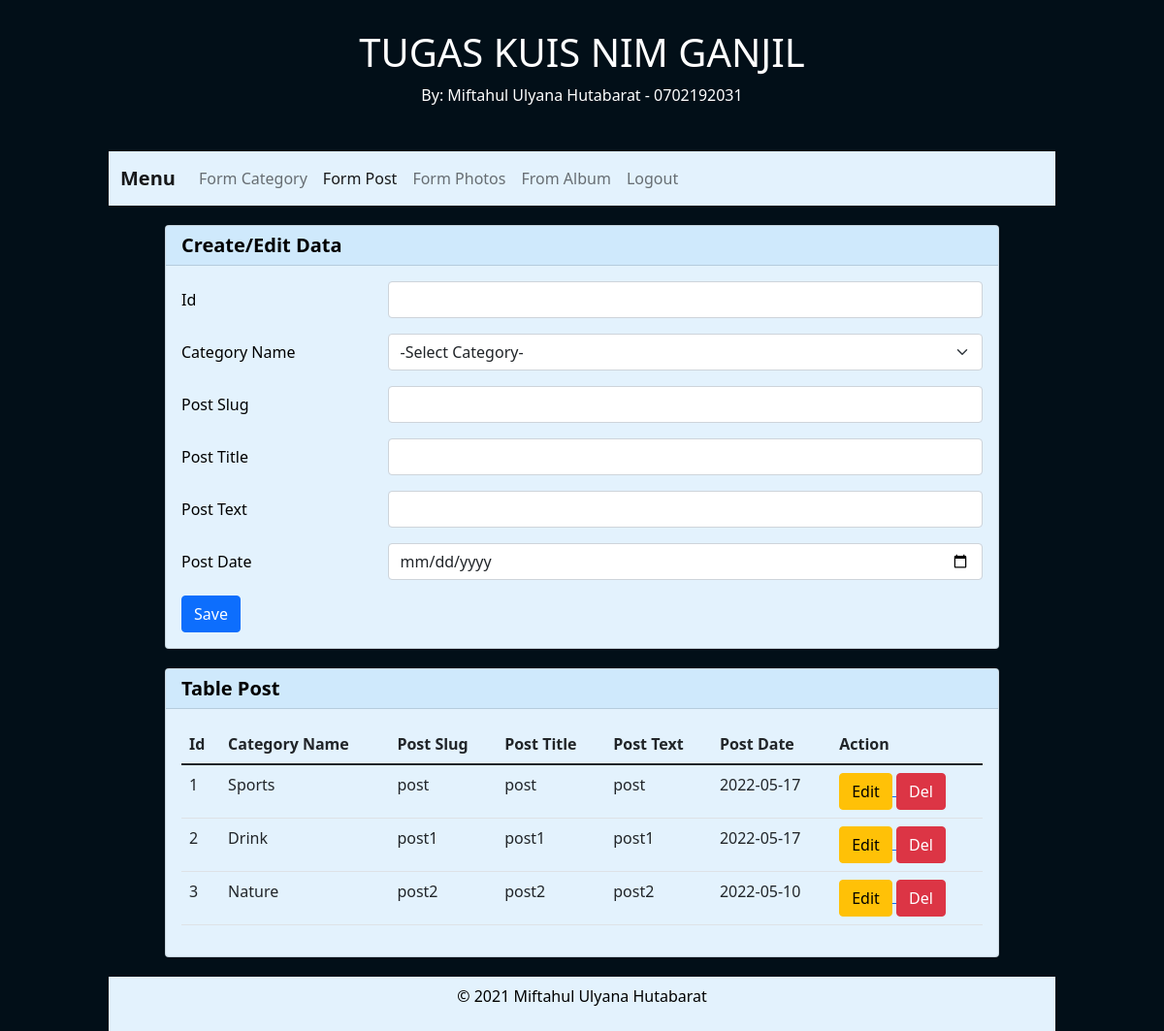
The page /PHP/belajar_crud_oop/form_post.php (signed in) on the database its author committed.
### tables this page shows
CREATE TABLE `tb_post` (
  `post_id` int(11) NOT NULL,
  `post_id_cat` int(11) DEFAULT NULL,
  `post_slug` varchar(25) DEFAULT NULL,
  `post_title` varchar(100) DEFAULT NULL,
  `post_text` text DEFAULT NULL,
  `post_date` date DEFAULT NULL
);

CREATE TABLE `tb_category` (
  `cat_id` int(11) NOT NULL,
  `cat_name` varchar(50) DEFAULT NULL,
  `cat_text` varbinary(100) DEFAULT NULL
);

### PHP/belajar_crud_oop/library.php (called while the page is built, shortened)
<?php
class Database{
    private $host   = "localhost",
            $user   = "root",
            $pass   = "",
            $db     = "db_crud_oop_php";
    public function __construct(){
        try{
            $this->koneksi = new PDO("mysql:host=$this->host; dbname=$this->db", $this->user, $this->pass);
        }catch(PDOException $e){
            echo die($e->getMessage());
        }
    }
}
class Category extends Database{
    public function readData($queryRead){
        try{
            $statement = $this->koneksi->prepare($queryRead);
            $statement->execute();
            $data = $statement->fetchAll();
            return $data;
        } catch (PDOException $e) {
            die($e->getMessage());
        }
    }
}
class Post extends Database{
    public function readData($queryRead){
        try{
            $statement = $this->koneksi->prepare($queryRead);
            $statement->execute();
            $data = $statement->fetchAll();
            return $data;
        } catch (PDOException $e) {
            die($e->getMessage());
        }
    }
}
?>

### PHP/belajar_crud_oop/form_post.php (the view, shortened to what this page needs)
<?php
require("library.php");
$post = new Post();
$category = new Category();
$rows_post = $post->readData("SELECT * FROM tb_post ORDER BY post_id");
$rows_category = $category->readData("SELECT * FROM tb_category ORDER BY cat_id");
$post_id        = "";
$post_slug      = "";
$post_title     = "";
$post_text      = "";
$post_date      = "";
if(isset($_GET["op"])){
	$op = $_GET["op"];
}else{
	$op = "";
}
if($op == "edit"){
    $get_byId_post = $post->readData("SELECT * FROM tb_post WHERE post_id =" . $_GET["id"])[0];
    $post_id        = $get_byId_post["post_id"];
    $post_id_cat    = $get_byId_post["post_id_cat"];
    $post_slug      = $get_byId_post["post_slug"];
    $post_title     = $get_byId_post["post_title"];
    $post_text      = $get_byId_post["post_text"];
    $post_date      = $get_byId_post["post_date"];
    $get_byId_category = $category->readData("SELECT * FROM tb_category WHERE cat_id =" . $post_id_cat)[0];
    $cat_id         = $get_byId_category["cat_id"];
    $cat_name       = $get_byId_category["cat_name"];
}else if($post_id = ""){
    $error	= "data tidak ditemukan";
}
?>
<!DOCTYPE html>
<html lang="en">
<head>
    <link href="https://cdn.jsdelivr.net/npm/bootstrap@5.1.3/dist/css/bootstrap.min.css" rel="stylesheet">
</head>
<body style="background-color:#020f18; color:white;">
    <div class="container" style="max-width:1000px;">
        <header style="color:white; padding:30px; text-align:center;">
            <h1>TUGAS KUIS NIM GANJIL</h1>
            <p>By: Miftahul Ulyana Hutabarat - 0702192031</p>
        </header>
        <nav class=" navbar navbar-expand-lg navbar-light" style="background-color: #e3f2fd;">
            <div class="container-fluid">
                <a class="navbar-brand" href="#" style="font-weight:bold;">Menu</a>
                <div class="collapse navbar-collapse" id="navbarNavAltMarkup">
                    <div class="navbar-nav">
                        <a class="nav-link" href="form_category.php">Form Category</a>
                        <a class="nav-link active" aria-current="page" href="form_post.php">Form Post</a>
                        <a class="nav-link" href="form_photos.php">Form Photos</a>
                        <a class="nav-link" href="form_album.php">From Album</a>
                        <a class="nav-link" href="logout.php">Logout</a>
                    </div>
                </div>
            </div>
        </nav>
        <main style="max-width:900px; margin:0 auto;">
            <div class="card" style="color:black; background-color: #e3f2fd; margin:20px;">
                <h5 class="card-header" style="background-color:#cfe9fc; font-weight:bold;">Create/Edit Data</h5>
                <div class="card-body">
                    <form action="" method="POST">
                        <div class="mb-3 row">
                            <label for="post_id" class="col-sm-3 col-form-label">Id</label>
                            <div class="col-sm-9">
                                <input type="text" class="form-control" id="post_id" name="post_id" value="<?php echo $post_id; ?>">
                            </div>
                        </div>
                        <div class="mb-3 row">
                            <label for="post_id_cat" class="col-sm-3 col-form-label">Category Name</label>
                            <div class="col-sm-9">
                                <select class="form-select" aria-label="Default select example" id="post_id_cat" name="post_id_cat">
                                    <option>-Select Category-</option>
                                </select>
                            </div>
                        </div>
                        <div class="mb-3 row">
                            <label for="post_slug" class="col-sm-3 col-form-label">Post Slug</label>
                            <div class="col-sm-9">
                                <input type="text" class="form-control" id="post_slug" name="post_slug" value="<?php echo $post_slug; ?>">
                            </div>
                        </div>
                        <div class="mb-3 row">
                            <label for="post_title" class="col-sm-3 col-form-label">Post Title</label>
                            <div class="col-sm-9">
                                <input type="text" class="form-control" id="post_title" name="post_title" value="<?php echo $post_title; ?>">
                            </div>
                        </div>
                        <div class="mb-3 row">
                            <label for="post_text" class="col-sm-3 col-form-label">Post Text</label>
                            <div class="col-sm-9">
                                <input type="text" class="form-control" id="post_text" name="post_text" value="<?php echo $post_text; ?>">
                            </div>
                        </div>
                        <div class="mb-3 row">
                            <label for="post_date" class="col-sm-3 col-form-label">Post Date</label>
                            <div class="col-sm-9">
                                <input type="date" class="form-control" id="post_date" name="post_date" value="<?php echo $post_date; ?>">
                            </div>
                        </div>
                        <div class="col-sm-13">
                            <button type="submit" name="save" class="btn btn-primary">Save</button>
                        </div>
                    </form>
                </div>
            </div>
            <div class="card" style="color:black; background-color: #e3f2fd; margin:20px;">
                <h5 class="card-header" style="background-color:#cfe9fc; font-weight:bold;">Table Post</h5>
                <div class="card-body">
                    <table class="table table-hover" style="background-color: #e3f2fd;">
                        <thead>
                            <tr>
                                <th scope="col">Id</th>
                                <th scope="col">Category Name</th>
                                <th scope="col">Post Slug</th>
                                <th scope="col">Post Title</th>
                                <th scope="col">Post Text</th>
                                <th scope="col">Post Date</th>
                                <th colspan="2" scope="col">Action</th>
                            </tr>
                        </thead>
                        <tbody>
                            <?php foreach($rows_post as $row_post):
                            $post_id        =    $row_post["post_id"];
                            $post_id_cat    =    $row_post["post_id_cat"];
                            $post_slug      =    $row_post["post_slug"];
                            $post_title     =    $row_post["post_title"];
                            $post_text      =    $row_post["post_text"];
                            $post_date      =    $row_post["post_date"];
                            ?>
                            <tr>
                                <td><?php echo $post_id; ?></td>
                                <?php foreach($rows_category as $row_category):
                                    if($post_id_cat === $row_category['cat_id']):
                                        $post_id_cat = $row_category['cat_name'];?>
                                <td><?php echo $post_id_cat; ?></td>
                                <?php endif; endforeach; ?>
                                <td><?php echo $post_slug; ?></td>
                                <td><?php echo $post_title; ?></td>
                                <td><?php echo $post_text; ?></td>
                                <td><?php echo $post_date; ?></td>
                                <td>
                                    <a href="form_post.php?op=edit&id=<?php echo $row_post["post_id"]; ?>">
                                        <button type="button" class="btn btn-warning">Edit</button>
                                    </a>
                                    <a  href="form_post.php?op=delete&id=<?php echo $row_post["post_id"]; ?>"
                                        onclick="return confirm('yakin ingin menghapus data?')">
                                        <button type="button" class="btn btn-danger">Del</button>
                                    </a>
                                </td>
                            </tr>
                            <?php endforeach; ?>
                        </tbody>
                    </table>
                </div>
            </div>
        </main>
        <footer style="text-align:center; color:black; padding:8px; background-color: #e3f2fd;">
            <p>© 2021 Miftahul Ulyana Hutabarat</p>
        </footer>
    </div>
</body>
</html>

### rows shown on the page
tb_post: post_id "1", post_slug "post", post_title "post", post_text "post", post_date "2022-05-17"
tb_category: cat_name "Sports"
tb_post: post_id "2", post_slug "post1", post_title "post1", post_text "post1", post_date "2022-05-17"
tb_category: cat_name "Drink"
tb_post: post_id "3", post_slug "post2", post_title "post2", post_text "post2", post_date "2022-05-10"
tb_category: cat_name "Nature"
